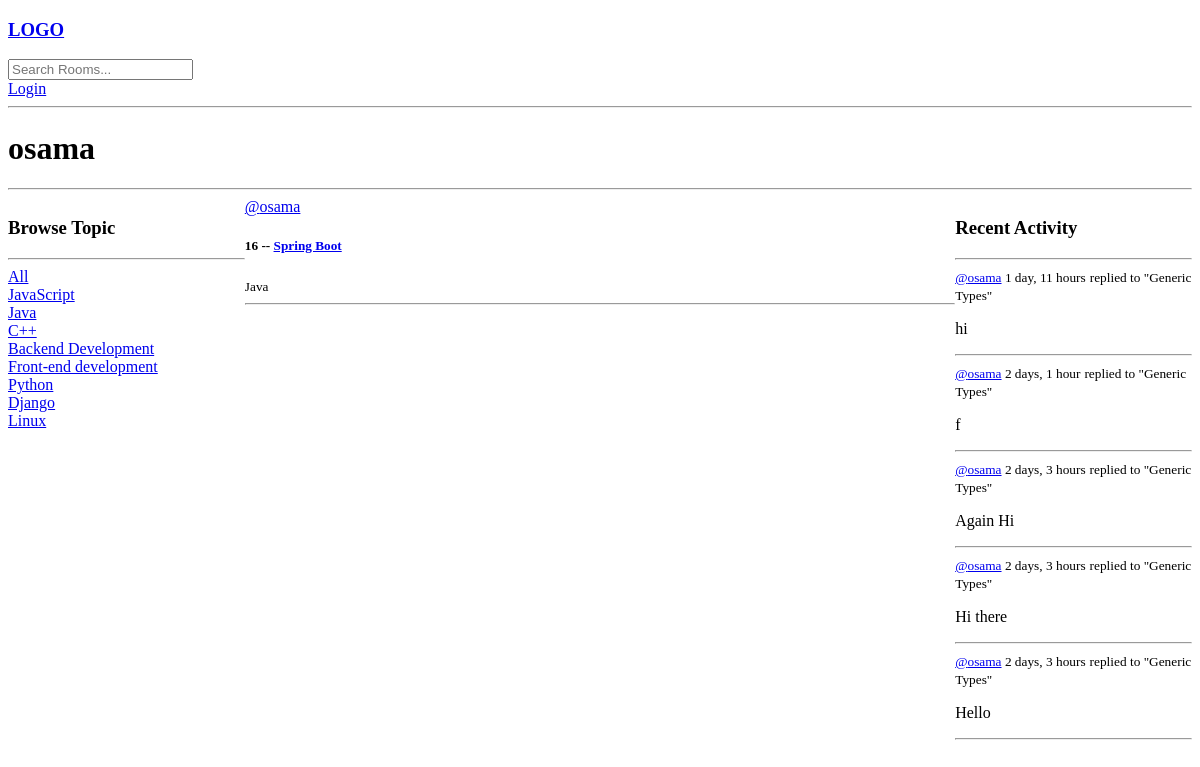
Before: /profile/4/ with the older database file.
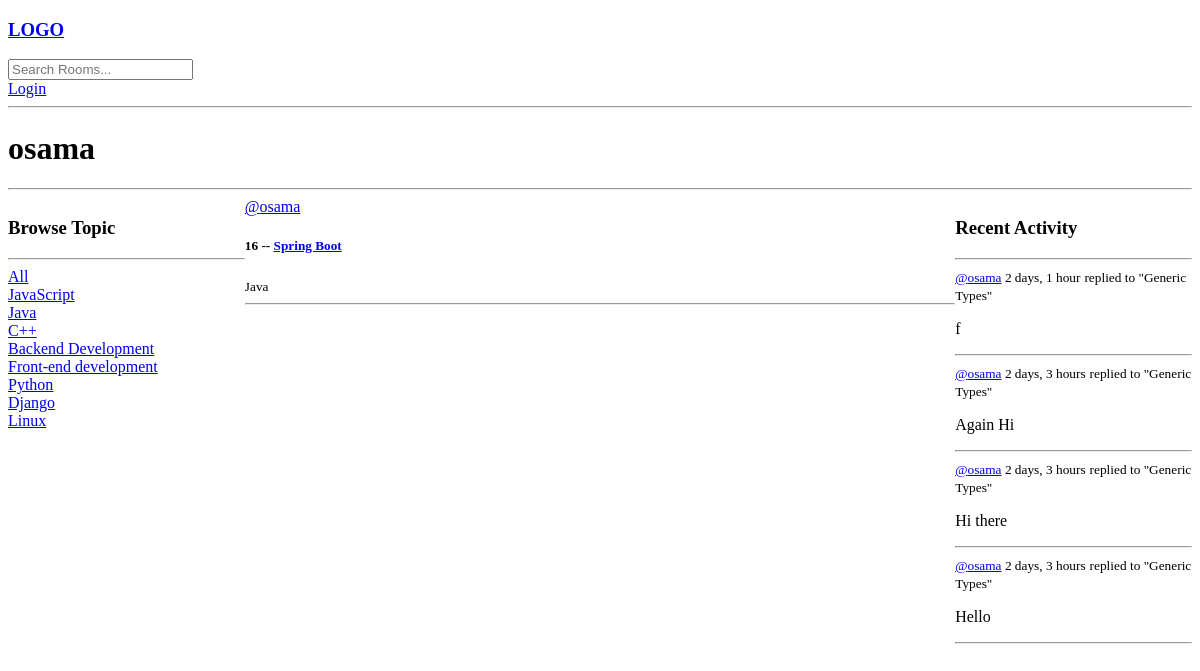
After: the same page with the newer database file.
### base/models.py (models this page shows)
class Topic (models.Model):
        name = models.CharField(max_length=200)
        def __str__(self):
                return self.name

class Room(models.Model ):
        host = models.ForeignKey(User, on_delete=models.SET_NULL , null=True)
        topic = models.ForeignKey(Topic, on_delete=models.SET_NULL , null=True)
        name = models.CharField(max_length=200)
        description = models.TextField(null=True, blank=True)
        participants = models.ManyToManyField(User, related_name='participants', blank=True)
        update=models.DateTimeField(auto_now=True)
        created = models.DateTimeField(auto_now_add=True)
        class Meta:
                ordering = ['-update', '-created']             # ordering in Descending Order
        def __str__(self) :
                return str(self.name)

class Message(models.Model):
        user = models.ForeignKey(User, on_delete=models.CASCADE)
        room = models.ForeignKey(Room, on_delete=models.CASCADE)
        body = models.TextField()
        update=models.DateTimeField(auto_now=True)
        created = models.DateTimeField(auto_now_add=True)
        class Meta:
                ordering = ['-update', '-created']
        def __str__(self):
                return self.body[0:50]

### base/views.py (the view)
# urls.py: path("profile/<str:pk>/", views.userProfile, name ="user-profile"),
def userProfile(request, pk):
    user = User.objects.get(id=pk)
    rooms = user.room_set.all()
    room_messages = user.message_set.all()
    topics = Topic.objects.all()
    context ={'user':user, 'rooms':rooms, 'room_messages':room_messages,'topics':topics}
    return render(request, 'base/profile_component.html' , context)

### base/templates/base/profile_component.html (shortened to what this page needs)
{% extends 'main.html' %}
{% block content %}
      <h1>
        {{user.username}}
      </h1> <hr>
      <div class="profile-container">
            <div>
                {% include 'base/topic_component.html' %}
            </div>
            <div>
                {% include 'base/feed_component.html' %}
            </div>
            <div>
                {% include 'base/activity_component.html' %}
            </div>
      </div>
{% endblock content %}

### templates/main.html (shortened to what this page needs)
<!DOCTYPE html>
<html lang="en">
<head>
</head>
<body>
    {% include 'navbar.html' %}
    {% block content %}
    {% endblock %}
</body>
</html>

### templates/navbar.html
    <h3>
        <a href="/">LOGO</a>
    </h3>
    <form action="{% url 'home' %}" method="GET">
        <input type="text" name="q" placeholder="Search Rooms..." />
    </form>
    {% if request.user.is_authenticated %}
    <p>
        Hello @{{request.user}}
    </p>
    <a href="{% url 'logout'%}">Logout</a>
    {% else %}
    <a href="{% url 'login'%}">Login</a>
    {% endif %}
    <hr>

### base/templates/base/topic_component.html
        <h3>Browse Topic</h3>
        <hr>
        <div>
            <a href="{% url 'home'%}">All</a>
        </div>
        {% for topic in topics %}
            <div>
                <a href="{% url 'home'%}?q={{topic.name}}">{{topic}}</a>
            </div>
        {% endfor %}

### base/templates/base/feed_component.html (shortened to what this page needs)
<div>
    {% for room in rooms %}
    <a href="{% url 'user-profile' room.host.id %}">@{{room.host.username}}</a>
    <h5>{{room.id}} -- <a href="/room/{{room.id}}">{{room.name}} </a> </h5>
    <small>{{room.topic.name}}</small>
    <br><hr>
    {% endfor %}
</div>

### base/templates/base/activity_component.html (shortened to what this page needs)
        <h3>Recent Activity</h3>
        <hr>
        {% for message in room_messages %}
            <div>
                <small> <a href="{% url 'user-profile' message.user.id %}"> @{{message.user}}</a> {{message.created | timesince}}</small>
                <small>replied to "{{message.room}}"</small>
                <p>{{message}}</p>
                <hr>
            </div>
        {% endfor %}

### base/templates/base/profile_component.html (style rules this page uses)
.profile-container { display: grid; grid-template-columns: 1fr 3fr 1fr; }

Changed rows visible on the page:
removed Message: user "osama", created "1 day, 11 hours", room "Generic Types", body "hi"
